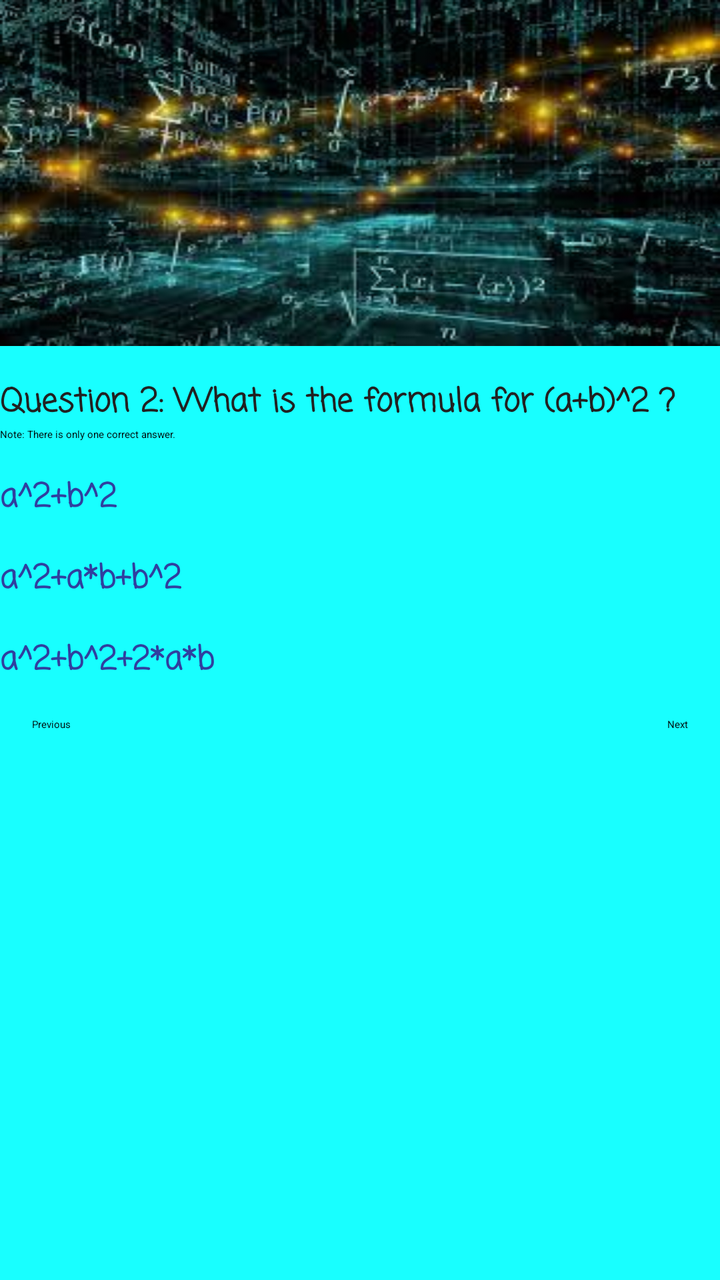
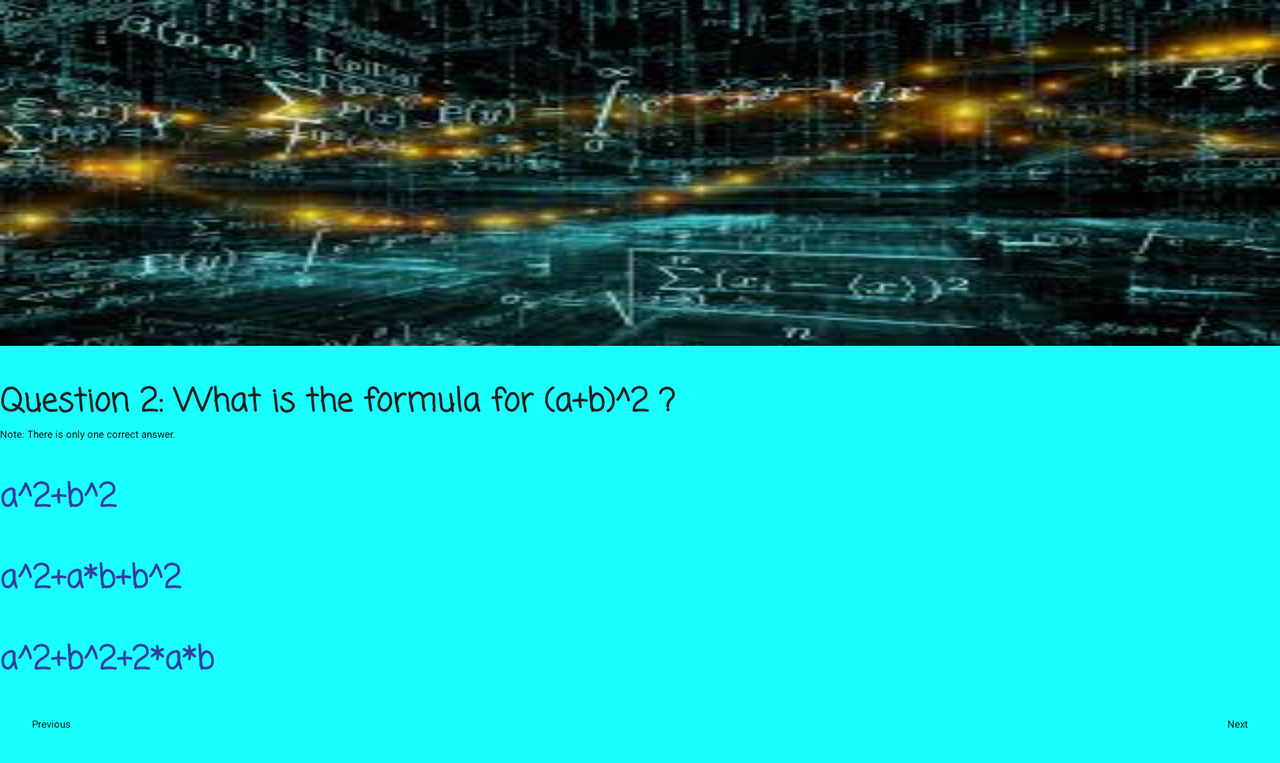

The same Android screen from two of the app's own layout files: first res/layout/ as a phone draws it, then the repository's variant for another configuration, drawn on a device whose configuration selects that folder. Both files follow.
<!-- AndroidManifest.xml: application theme AppTheme.NoActionBar -->
<!-- res/layout/activity_question2.xml -->
<?xml version="1.0" encoding="utf-8"?>
<LinearLayout
    xmlns:android="http://schemas.android.com/apk/res/android"
    xmlns:app="http://schemas.android.com/apk/res-auto"
    xmlns:tools="http://schemas.android.com/tools"
    android:layout_width="match_parent"
    android:layout_height="match_parent"
    android:orientation="vertical"
    android:background="@color/light_green"
    tools:context="com.example.android.mathquiz.Question1Activity">
    <ImageView
        android:layout_width="match_parent"
        android:layout_height="wrap_content"
        android:src="@drawable/background"
        android:scaleType="fitXY"/>
    <TextView
        android:layout_width="wrap_content"
        android:layout_height="wrap_content"
        android:text="@string/question2"
        style="@style/question"/>
    <TextView
        android:layout_width="wrap_content"
        android:layout_height="wrap_content"
        android:text="@string/note1"/>
    <RadioGroup
        android:layout_width="wrap_content"
        android:layout_height="wrap_content"
        android:orientation="vertical">
        <RadioButton
            android:id="@+id/radio_button4"
            android:layout_width="wrap_content"
            android:layout_height="wrap_content"
            android:text="@string/question2_answer1"
            style="@style/answer"/>
        <RadioButton
            android:id="@+id/radio_button5"
            android:layout_width="wrap_content"
            android:layout_height="wrap_content"
            android:text="@string/question2_answer2"
            style="@style/answer"/>
        <RadioButton
            android:id="@+id/radio_button6"
            android:layout_width="wrap_content"
            android:layout_height="wrap_content"
            android:text="@string/question2_answer3"
            style="@style/answer"/>
    </RadioGroup>
    <RelativeLayout
        android:layout_width="match_parent"
        android:layout_height="wrap_content">

        <Button
            android:layout_width="wrap_content"
            android:layout_height="wrap_content"
            android:layout_margin="@dimen/standard_margin"
            android:onClick="from2ToQuestion1"
            android:text="@string/previous_button" />
        <Button
            android:layout_width="wrap_content"
            android:layout_height="wrap_content"
            android:layout_margin="@dimen/standard_margin"
            android:onClick="from2tToQuestion3"
            android:layout_alignParentEnd="true"
            android:layout_alignParentRight="true"
            android:text="@string/next_button" />
    </RelativeLayout>
</LinearLayout>
<!-- resources referenced by this layout -->
<resources>
  <color name="light_green">#18ffff</color>
  <dimen name="standard_margin">16dp</dimen>
  <!-- drawable background: jpg bitmap (drawable, 13635 bytes) -->
  <string name="next_button">Next</string>
  <string name="note1">Note: There is only one correct answer.</string>
  <string name="previous_button">Previous</string>
  <string name="question2">Question 2: What is the formula for (a+b)^2 ?</string>
  <string name="question2_answer1">a^2+b^2</string>
  <string name="question2_answer2">a^2+a*b+b^2</string>
  <string name="question2_answer3">a^2+b^2+2*a*b</string>
  <style name="answer">
          <item name="android:textSize">16sp</item>
          <item name="android:textStyle">bold</item>
          <item name="android:fontFamily">casual</item>
          <item name="android:textColor">@color/colorPrimaryDark</item>
          <item name="android:layout_marginTop">@dimen/standard_margin</item></style>
  <style name="question">
          <item name="android:textSize">16sp</item>
          <item name="android:textStyle">bold</item>
          <item name="android:fontFamily">casual</item>
          <item name="android:textColor">@color/black</item>
          <item name="android:layout_marginTop">@dimen/standard_margin</item></style>
  <color name="colorPrimaryDark">#303F9F</color>
  <color name="black">#212121</color>
</resources>
<!-- res/layout-land/activity_question2.xml (the repository's variant of the layout above) -->
<!-- drawn on the phone turned sideways -->
<?xml version="1.0" encoding="utf-8"?>
<ScrollView
    xmlns:android="http://schemas.android.com/apk/res/android"
    xmlns:app="http://schemas.android.com/apk/res-auto"
    xmlns:tools="http://schemas.android.com/tools"
    android:layout_width="match_parent"
    android:layout_height="match_parent"
    android:orientation="vertical"
    android:background="@color/light_green"
    tools:context="com.example.android.mathquiz.Question1Activity">
    <LinearLayout
        android:layout_width="match_parent"
        android:layout_height="wrap_content"
        android:orientation="vertical">
    <ImageView
        android:layout_width="match_parent"
        android:layout_height="wrap_content"
        android:src="@drawable/background"
        android:scaleType="fitXY"/>
    <TextView
        android:layout_width="wrap_content"
        android:layout_height="wrap_content"
        android:text="@string/question2"
        style="@style/question"/>
        <TextView
            android:layout_width="wrap_content"
            android:layout_height="wrap_content"
            android:text="@string/note1"/>
    <RadioGroup
        android:layout_width="wrap_content"
        android:layout_height="wrap_content"
        android:orientation="vertical">
        <RadioButton
            android:id="@+id/radio_button4"
            android:layout_width="wrap_content"
            android:layout_height="wrap_content"
            android:text="@string/question2_answer1"
            style="@style/answer"/>
        <RadioButton
            android:id="@+id/radio_button5"
            android:layout_width="wrap_content"
            android:layout_height="wrap_content"
            android:text="@string/question2_answer2"
            style="@style/answer"/>
        <RadioButton
            android:id="@+id/radio_button6"
            android:layout_width="wrap_content"
            android:layout_height="wrap_content"
            android:text="@string/question2_answer3"
            style="@style/answer"/>
    </RadioGroup>
    <RelativeLayout
        android:layout_width="match_parent"
        android:layout_height="wrap_content">

        <Button
            android:layout_width="wrap_content"
            android:layout_height="wrap_content"
            android:layout_margin="@dimen/standard_margin"
            android:text="@string/previous_button"
            android:onClick="from2ToQuestion1"/>
        <Button
            android:layout_width="wrap_content"
            android:layout_height="wrap_content"
            android:layout_margin="@dimen/standard_margin"
            android:layout_alignParentEnd="true"
            android:layout_alignParentRight="true"
            android:text="@string/next_button"
            android:onClick="from2tToQuestion3"/>
    </RelativeLayout>
    </LinearLayout>
</ScrollView>
